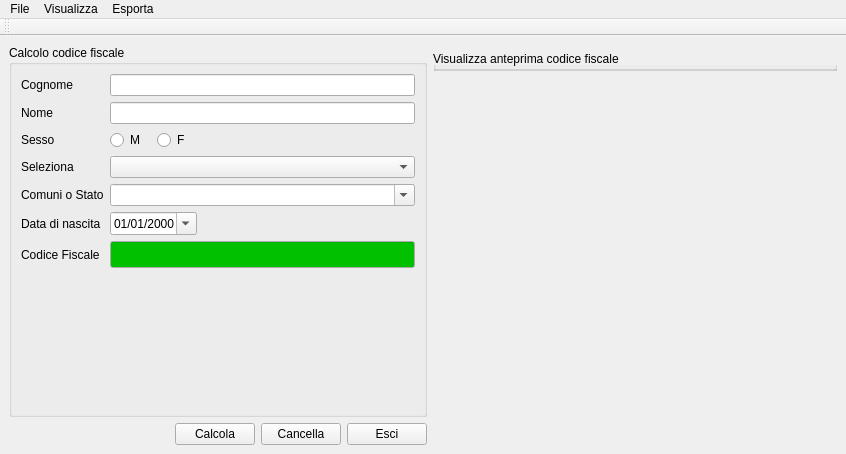
<?xml version="1.0" encoding="UTF-8"?>
<ui version="4.0">
 <class>cod_fisc</class>
 <widget class="QMainWindow" name="cod_fisc">
  <property name="geometry">
   <rect>
    <x>0</x>
    <y>0</y>
    <width>846</width>
    <height>454</height>
   </rect>
  </property>
  <property name="sizePolicy">
   <sizepolicy hsizetype="Fixed" vsizetype="Fixed">
    <horstretch>0</horstretch>
    <verstretch>0</verstretch>
   </sizepolicy>
  </property>
  <property name="maximumSize">
   <size>
    <width>846</width>
    <height>454</height>
   </size>
  </property>
  <property name="windowTitle">
   <string>Codice fiscale</string>
  </property>
  <property name="windowIcon">
   <iconset resource="../fabaria.qrc">
    <normaloff>:/images/codicefisc.png</normaloff>:/images/codicefisc.png</iconset>
  </property>
  <widget class="QWidget" name="centralwidget">
   <layout class="QGridLayout" name="gridLayout_2">
    <item row="4" column="3">
     <widget class="QPushButton" name="pushButtonCancella">
      <property name="sizePolicy">
       <sizepolicy hsizetype="Fixed" vsizetype="Fixed">
        <horstretch>0</horstretch>
        <verstretch>0</verstretch>
       </sizepolicy>
      </property>
      <property name="text">
       <string>Cancella</string>
      </property>
      <property name="icon">
       <iconset resource="../fabaria.qrc">
        <normaloff>:/images/edit-delete.png</normaloff>:/images/edit-delete.png</iconset>
      </property>
     </widget>
    </item>
    <item row="4" column="5">
     <spacer name="horizontalSpacer_3">
      <property name="orientation">
       <enum>Qt::Horizontal</enum>
      </property>
      <property name="sizeHint" stdset="0">
       <size>
        <width>308</width>
        <height>20</height>
       </size>
      </property>
     </spacer>
    </item>
    <item row="1" column="5">
     <widget class="QGroupBox" name="groupBox_2">
      <property name="maximumSize">
       <size>
        <width>16777215</width>
        <height>20</height>
       </size>
      </property>
      <property name="title">
       <string>Visualizza anteprima codice fiscale</string>
      </property>
      <layout class="QGridLayout" name="gridLayout_5"/>
     </widget>
    </item>
    <item row="4" column="4">
     <widget class="QPushButton" name="esci">
      <property name="sizePolicy">
       <sizepolicy hsizetype="Fixed" vsizetype="Fixed">
        <horstretch>0</horstretch>
        <verstretch>0</verstretch>
       </sizepolicy>
      </property>
      <property name="text">
       <string>Esci</string>
      </property>
      <property name="icon">
       <iconset resource="../fabaria.qrc">
        <normaloff>:/images/exit.png</normaloff>:/images/exit.png</iconset>
      </property>
     </widget>
    </item>
    <item row="2" column="0">
     <spacer name="verticalSpacer_3">
      <property name="orientation">
       <enum>Qt::Vertical</enum>
      </property>
      <property name="sizeHint" stdset="0">
       <size>
        <width>20</width>
        <height>40</height>
       </size>
      </property>
     </spacer>
    </item>
    <item row="4" column="2">
     <widget class="QPushButton" name="pushButtonCalcola">
      <property name="sizePolicy">
       <sizepolicy hsizetype="Fixed" vsizetype="Fixed">
        <horstretch>0</horstretch>
        <verstretch>0</verstretch>
       </sizepolicy>
      </property>
      <property name="text">
       <string>Calcola</string>
      </property>
      <property name="icon">
       <iconset resource="../fabaria.qrc">
        <normaloff>:/images/codicefisc.png</normaloff>:/images/codicefisc.png</iconset>
      </property>
     </widget>
    </item>
    <item row="3" column="5">
     <spacer name="verticalSpacer">
      <property name="orientation">
       <enum>Qt::Vertical</enum>
      </property>
      <property name="sizeHint" stdset="0">
       <size>
        <width>20</width>
        <height>344</height>
       </size>
      </property>
     </spacer>
    </item>
    <item row="0" column="0" rowspan="4" colspan="5">
     <widget class="QGroupBox" name="groupBox">
      <property name="sizePolicy">
       <sizepolicy hsizetype="Fixed" vsizetype="Preferred">
        <horstretch>0</horstretch>
        <verstretch>0</verstretch>
       </sizepolicy>
      </property>
      <property name="minimumSize">
       <size>
        <width>418</width>
        <height>0</height>
       </size>
      </property>
      <property name="maximumSize">
       <size>
        <width>418</width>
        <height>16777215</height>
       </size>
      </property>
      <property name="sizeIncrement">
       <size>
        <width>418</width>
        <height>0</height>
       </size>
      </property>
      <property name="baseSize">
       <size>
        <width>418</width>
        <height>0</height>
       </size>
      </property>
      <property name="title">
       <string>Calcolo codice fiscale</string>
      </property>
      <layout class="QGridLayout" name="gridLayout">
       <item row="0" column="0">
        <widget class="QLabel" name="label">
         <property name="text">
          <string>Cognome</string>
         </property>
        </widget>
       </item>
       <item row="1" column="0">
        <widget class="QLabel" name="label_2">
         <property name="text">
          <string>Nome</string>
         </property>
        </widget>
       </item>
       <item row="2" column="0">
        <widget class="QLabel" name="label_3">
         <property name="text">
          <string>Sesso</string>
         </property>
        </widget>
       </item>
       <item row="2" column="1">
        <widget class="QRadioButton" name="radioButtonM">
         <property name="text">
          <string>M</string>
         </property>
        </widget>
       </item>
       <item row="2" column="2">
        <widget class="QRadioButton" name="radioButtonF">
         <property name="text">
          <string>F</string>
         </property>
        </widget>
       </item>
       <item row="2" column="3">
        <spacer name="horizontalSpacer">
         <property name="orientation">
          <enum>Qt::Horizontal</enum>
         </property>
         <property name="sizeHint" stdset="0">
          <size>
           <width>191</width>
           <height>20</height>
          </size>
         </property>
        </spacer>
       </item>
       <item row="3" column="0">
        <widget class="QLabel" name="label_7">
         <property name="text">
          <string>Seleziona </string>
         </property>
        </widget>
       </item>
       <item row="4" column="0">
        <widget class="QLabel" name="label_6">
         <property name="text">
          <string>Comuni o Stato</string>
         </property>
        </widget>
       </item>
       <item row="5" column="0">
        <widget class="QLabel" name="label_4">
         <property name="text">
          <string>Data di nascita</string>
         </property>
        </widget>
       </item>
       <item row="5" column="1" colspan="2">
        <widget class="QDateEdit" name="calendarWidget">
         <property name="wrapping">
          <bool>false</bool>
         </property>
         <property name="frame">
          <bool>true</bool>
         </property>
         <property name="displayFormat">
          <string>dd/MM/yyyy</string>
         </property>
         <property name="calendarPopup">
          <bool>true</bool>
         </property>
        </widget>
       </item>
       <item row="6" column="0">
        <widget class="QLabel" name="label_5">
         <property name="text">
          <string>Codice Fiscale</string>
         </property>
        </widget>
       </item>
       <item row="7" column="1">
        <spacer name="verticalSpacer_2">
         <property name="orientation">
          <enum>Qt::Vertical</enum>
         </property>
         <property name="sizeHint" stdset="0">
          <size>
           <width>20</width>
           <height>40</height>
          </size>
         </property>
        </spacer>
       </item>
       <item row="8" column="4">
        <spacer name="horizontalSpacer_2">
         <property name="orientation">
          <enum>Qt::Horizontal</enum>
         </property>
         <property name="sizeHint" stdset="0">
          <size>
           <width>40</width>
           <height>20</height>
          </size>
         </property>
        </spacer>
       </item>
       <item row="3" column="1" colspan="4">
        <widget class="QComboBox" name="comboBox_sel"/>
       </item>
       <item row="1" column="1" colspan="4">
        <widget class="QLineEdit" name="lineEditNome"/>
       </item>
       <item row="0" column="1" colspan="4">
        <widget class="QLineEdit" name="lineEditCognome"/>
       </item>
       <item row="6" column="1" colspan="4">
        <widget class="QLineEdit" name="lineEditCodiceFiscale">
         <property name="palette">
          <palette>
           <active>
            <colorrole role="Base">
             <brush brushstyle="SolidPattern">
              <color alpha="255">
               <red>0</red>
               <green>192</green>
               <blue>0</blue>
              </color>
             </brush>
            </colorrole>
           </active>
           <inactive>
            <colorrole role="Base">
             <brush brushstyle="SolidPattern">
              <color alpha="255">
               <red>0</red>
               <green>192</green>
               <blue>0</blue>
              </color>
             </brush>
            </colorrole>
           </inactive>
           <disabled>
            <colorrole role="Base">
             <brush brushstyle="SolidPattern">
              <color alpha="255">
               <red>241</red>
               <green>241</green>
               <blue>241</blue>
              </color>
             </brush>
            </colorrole>
           </disabled>
          </palette>
         </property>
         <property name="font">
          <font>
           <pointsize>12</pointsize>
           <weight>75</weight>
           <bold>true</bold>
          </font>
         </property>
         <property name="readOnly">
          <bool>true</bool>
         </property>
        </widget>
       </item>
       <item row="4" column="1" colspan="4">
        <widget class="QComboBox" name="comboBoxComune">
         <property name="editable">
          <bool>true</bool>
         </property>
        </widget>
       </item>
      </layout>
     </widget>
    </item>
   </layout>
  </widget>
  <widget class="QMenuBar" name="menubar">
   <property name="geometry">
    <rect>
     <x>0</x>
     <y>0</y>
     <width>846</width>
     <height>25</height>
    </rect>
   </property>
   <widget class="QMenu" name="menuFile">
    <property name="title">
     <string>File</string>
    </property>
    <addaction name="actionStampa"/>
    <addaction name="separator"/>
    <addaction name="actionEsci"/>
   </widget>
   <widget class="QMenu" name="menuVisulizza">
    <property name="title">
     <string>Visualizza</string>
    </property>
    <addaction name="actionVisualizza_anteprima"/>
   </widget>
   <widget class="QMenu" name="menuEsporta">
    <property name="title">
     <string>Esporta</string>
    </property>
    <addaction name="actionEsporta_in_pdf"/>
    <addaction name="actionEsporta_in_immagine"/>
   </widget>
   <addaction name="menuFile"/>
   <addaction name="menuVisulizza"/>
   <addaction name="menuEsporta"/>
  </widget>
  <widget class="QToolBar" name="toolBar">
   <property name="windowTitle">
    <string>toolBar</string>
   </property>
   <attribute name="toolBarArea">
    <enum>TopToolBarArea</enum>
   </attribute>
   <attribute name="toolBarBreak">
    <bool>false</bool>
   </attribute>
  </widget>
  <action name="actionEsci">
   <property name="text">
    <string>Esci</string>
   </property>
  </action>
  <action name="actionVisualizza_anteprima">
   <property name="checkable">
    <bool>true</bool>
   </property>
   <property name="text">
    <string>Visualizza anteprima</string>
   </property>
  </action>
  <action name="actionStampa">
   <property name="text">
    <string>Stampa</string>
   </property>
  </action>
  <action name="actionAbout">
   <property name="icon">
    <iconset resource="../fabaria.qrc">
     <normaloff>:/images/codicefisc.png</normaloff>:/images/codicefisc.png</iconset>
   </property>
   <property name="text">
    <string>About</string>
   </property>
  </action>
  <action name="actionEsporta_in_pdf">
   <property name="text">
    <string>Esporta in pdf</string>
   </property>
  </action>
  <action name="actionEsporta_in_immagine">
   <property name="text">
    <string>Esporta in immagine</string>
   </property>
  </action>
  <action name="actionVerifica_partita_iva">
   <property name="icon">
    <iconset resource="../fabaria.qrc">
     <normaloff>:/images/iva.png</normaloff>:/images/iva.png</iconset>
   </property>
   <property name="text">
    <string>Verifica partita iva</string>
   </property>
  </action>
  <action name="actionVerifica_codice_fiscale">
   <property name="icon">
    <iconset>
     <normaloff>:/images/codice_fiscale_logo.png</normaloff>:/images/codice_fiscale_logo.png</iconset>
   </property>
   <property name="text">
    <string>Verifica codice fiscale</string>
   </property>
  </action>
 </widget>
 <tabstops>
  <tabstop>lineEditCognome</tabstop>
  <tabstop>lineEditNome</tabstop>
  <tabstop>radioButtonM</tabstop>
  <tabstop>radioButtonF</tabstop>
  <tabstop>comboBox_sel</tabstop>
  <tabstop>comboBoxComune</tabstop>
  <tabstop>calendarWidget</tabstop>
  <tabstop>lineEditCodiceFiscale</tabstop>
  <tabstop>pushButtonCalcola</tabstop>
  <tabstop>pushButtonCancella</tabstop>
  <tabstop>esci</tabstop>
 </tabstops>
 <resources>
  <include location="../fabaria.qrc"/>
 </resources>
 <connections/>
</ui>
